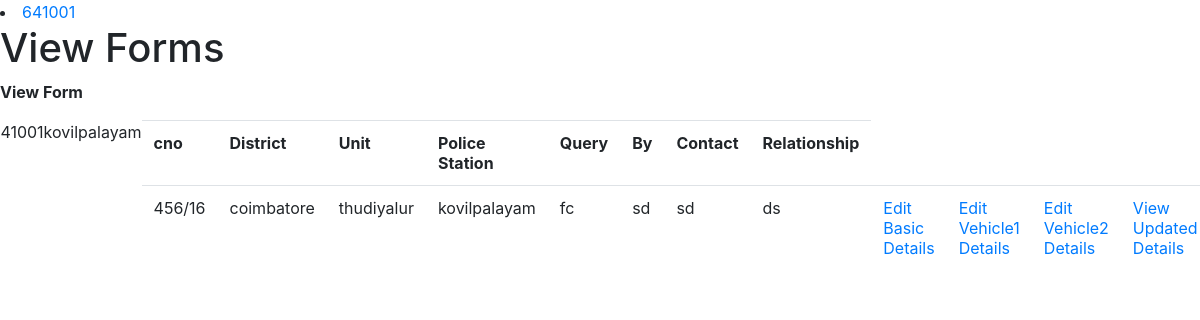
The app's page /police/boot.php (signed in) with its own data.
### tables this page shows
CREATE TABLE `customer` (
  `cno` varchar(50) NOT NULL,
  `zone` varchar(50) NOT NULL,
  `district` varchar(50) NOT NULL,
  `rto` varchar(50) NOT NULL,
  `unit` varchar(50) NOT NULL,
  `psta` varchar(50) NOT NULL,
  `comment` varchar(500) NOT NULL,
  `who` varchar(50) NOT NULL,
  `contact` varchar(50) NOT NULL,
  `relation` varchar(500) NOT NULL
);

### police/boot.php (the view, shortened to what this page needs)
<!DOCTYPE HTML PUBLIC>
<html>
<head>
<link rel="stylesheet" type="text/css" href="https://maxcdn.bootstrapcdn.com/bootstrap/4.0.0/css/bootstrap.min.css">
</head>
<body>
   <?php
                            if(isset($_SESSION['id']) && !empty($_SESSION['id'])) {
                        ?>
                        <li>
                            <a href="#"><?php echo  $_SESSION['id'];?></a>
                        </li>
                        <?php
                            }
                            ?>
<h1>View Forms</h1>
<p><b>View Form</b></p>
<div class="container">
<div class="table table-hover  d-flex justify-content-center w-100" >
   <table class="thead-dark">
   <?php
   $dbhost = 'localhost:3306';
   $dbuser = 'root';
   $dbpass = '';
   $dbname = 'police';
   $conn = mysqli_connect($dbhost, $dbuser, $dbpass,$dbname);
   include_once("connect.php");
 $id = $_SESSION['id'];
$result = mysqli_query($mysqli, "SELECT * FROM login WHERE id='$id'");
while($res = mysqli_fetch_array($result))
{
$psta = $res['psta'];
}
   $sql= "SELECT cno,district,unit,psta,comment,who,contact,relation FROM customer  WHERE psta='$psta'";
    if($result = mysqli_query($conn, $sql)) {
      if(mysqli_num_rows($result) > 0) {
         echo "<table>";
         echo "<tr>";
         echo "<th>cno</th>";
         echo "<th>District</th>";
         echo "<th>Unit</th>";
         echo "<th>Police Station</th>";
         echo "<th>Query</th>";
         echo "<th>By</th>";
         echo "<th>Contact</th>";
         echo "<th>Relationship </th>";
         echo "</tr>";
         while($row = mysqli_fetch_array($result)){
            echo "<tr>";
            echo "<td>" . $row['cno'] . "</td>";
            echo "<td>" . $row['district'] . "</td>";
            echo "<td>" . $row['unit'] . "</td>";
            echo "<td>" . $row['psta'] . "</td>";
            echo "<td>" . $row['comment'] . "</td>";
            echo "<td>" . $row['who'] . "</td>";
            echo "<td>" . $row['contact'] . "</td>";
            echo "<td>" . $row['relation'] . "</td>";
            echo "<td><a href='test.php?crimenumber=" . $row['cno'] . "'>Edit Basic Details</a></td>";
            echo "<td><a href='basicedit.php?crimenumber=" . $row['cno'] . "'>Edit Vehicle1 Details</a></td>";
            echo "<td><a href='v2ed.php?crimenumber=" . $row['cno'] . "'>Edit Vehicle2 Details</a></td>";
            echo "<td><a href='policedetail.php?crimenumber=" . $row['cno'] . "'>View Updated Details</a></td>";
            echo "</tr>";
         }
         echo "</table>";
      } else {
         echo "No records matching your query were found.";
      }
   } else {
      echo "ERROR: Could not able to execute $sql. " . mysqli_error($conn);
   }
?>
</div>
</div>
</body>
</html>

### records on screen
customer: cno "456/16", district "coimbatore", unit "thudiyalur", psta "kovilpalayam", comment "fc", who "sd", contact "sd", relation "ds"

### other values on screen
$_SESSION['id'] "641001"
